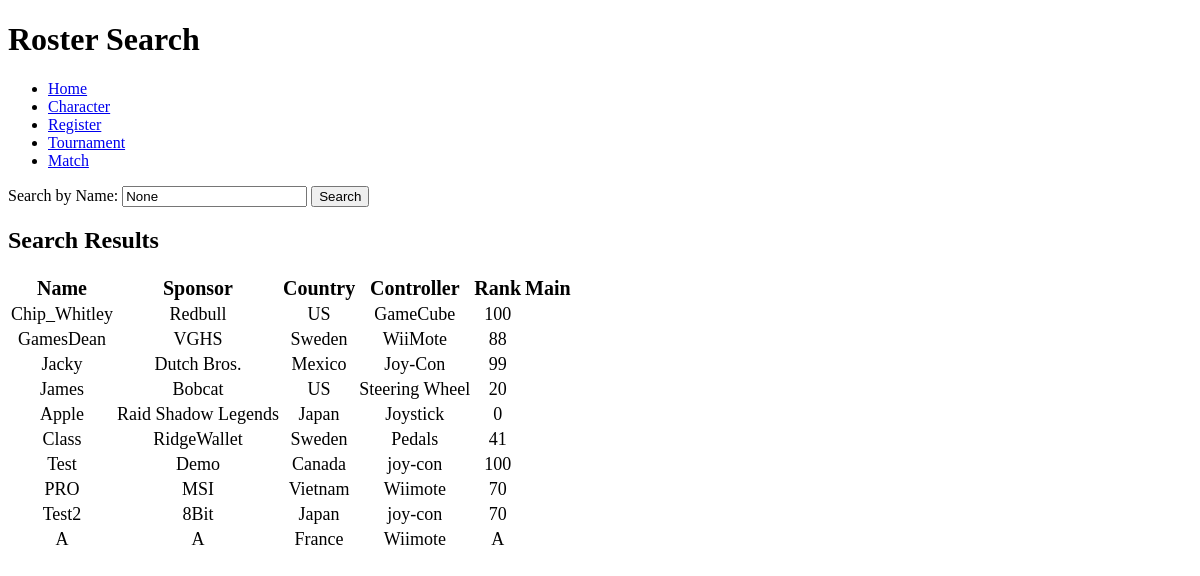
The page /roster on the database as committed earlier.
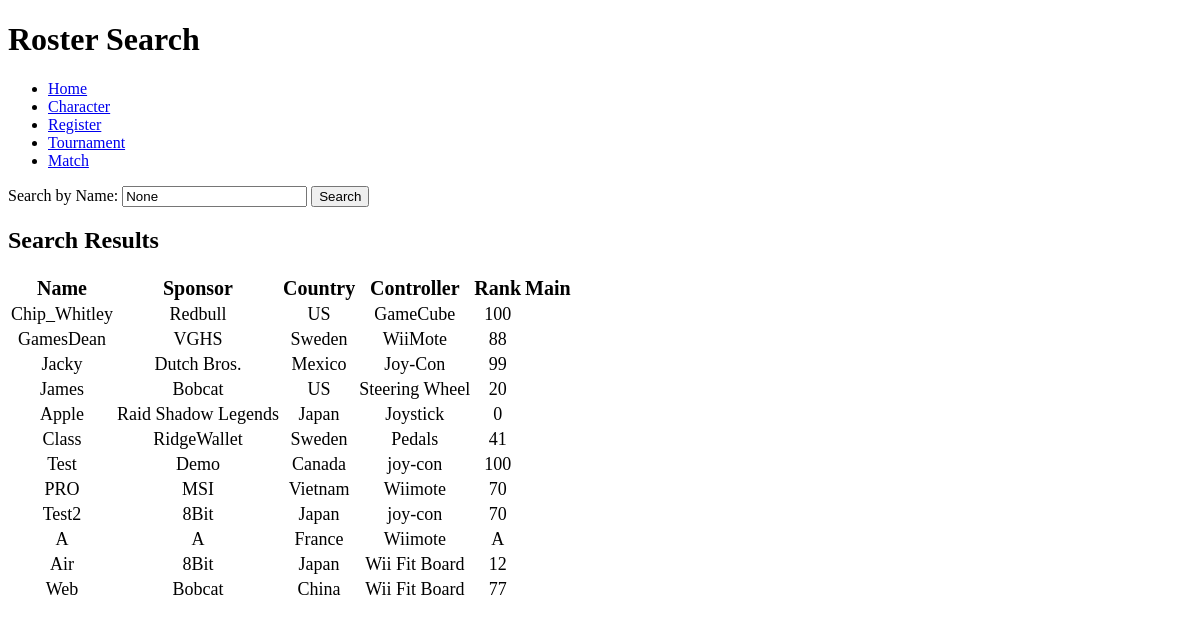
The same page on the database as committed later.
### tables this page shows
CREATE TABLE player (playerID INTEGER PRIMARY KEY AUTOINCREMENT, p_name TEXT, rank TEXT, sponsor TEXT, ctrltype TEXT, countryID INTEGER REFERENCES country (countryID) MATCH "FULL");

CREATE TABLE country (countryID INTEGER PRIMARY KEY AUTOINCREMENT, c_name TEXT);

### api.py (the view)
@app.route('/roster', methods=['GET', 'POST'])
def roster_search():
    conn = openConnection("./ssb.db")
    cur = conn.cursor()
    search_query = request.args.get('search')
    if search_query:
        cur.execute("""
            SELECT p_name, sponsor, ctrltype, c_name, rank
            FROM player
            JOIN country ON player.countryID = country.countryID
            WHERE LOWER(p_name) LIKE LOWER(?)
        """, ('%' + search_query + '%',))
    else:
        cur.execute("""
            SELECT p_name, sponsor, ctrltype, c_name, rank
            FROM player
            JOIN country ON player.countryID = country.countryID
        """)
    players = cur.fetchall()
    conn.close()
    return render_template('roster.html', players=players, search_query=search_query)

### api.py (called while the page is built)
def openConnection(_dbFile):
    print("++++++++++++++++++++++++++++++++++")
    print("Open database: ", _dbFile)
    conn = None
    try:
        conn = sqlite3.connect(_dbFile)
        print("success")
    except Error as e:
        print(e)
    print("++++++++++++++++++++++++++++++++++")
    return conn

### templates/roster.html (shortened to what this page needs)
<!DOCTYPE html>
<html lang="en">
<head>
</head>
<body>
    <h1>Roster Search</h1>
    <ul>
        <li><a href="/">Home</a></li>
        <li><a href="{{ url_for('character_page') }}">Character</a></li>
        <li><a href="{{ url_for('register_page') }}">Register</a></li>
        <li><a href="{{ url_for('tournament_page') }}">Tournament</a></li>
        <li><a href="/match">Match</a></li>
    </ul>
    <form method="get" action="{{ url_for('roster_search') }}">
        <label for="search">Search by Name:</label>
        <input type="text" name="search" id="search" value="{{ search_query }}">
        <button type="submit">Search</button>
    </form>
    <h2>Search Results</h2>
<table>
    <tr style="text-align: center; font-size: 20px" >
        <th>Name</th>
        <th>Sponsor</th>
        <th>Country</th>
        <th>Controller</th>
        <th>Rank</th>
        <th>Main</th>
    </tr>
    {% if players %}
        {% for player in players %}
            <tr style="text-align: center; font-size: 18px">
                <td>{{ player[0] }}</td>
                <td>{{ player[1] }}</td>
                <td>{{ player[3] }}</td>
                <td>{{ player[2] }}</td>
                <td>{{ player[4] }}</td>
                <td>{{ player[5] }}</td>
            </tr>
        {% endfor %}
    {% else %}
        <tr>
            <td colspan="5">No matching players found.</td>
        </tr>
    {% endif %}
</table>
</body>
</html>

Rows that differ between the two databases and show on the page:
added player: p_name "Air", sponsor "8Bit", c_name "Japan", ctrltype "Wii Fit Board", rank "12"
added player: p_name "Web", sponsor "Bobcat", c_name "China", ctrltype "Wii Fit Board", rank "77"
